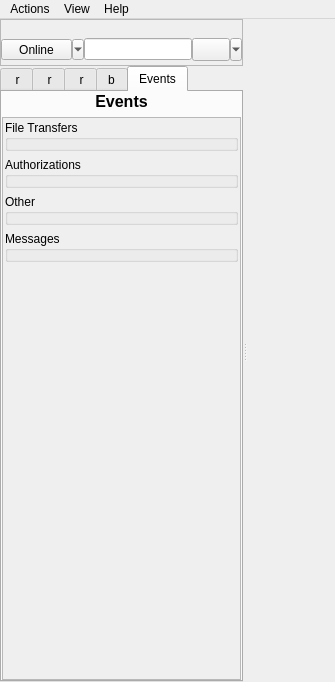
<?xml version="1.0" encoding="UTF-8"?>
<ui version="4.0">
 <class>MainWindow</class>
 <widget class="QMainWindow" name="MainWindow">
  <property name="geometry">
   <rect>
    <x>0</x>
    <y>0</y>
    <width>335</width>
    <height>682</height>
   </rect>
  </property>
  <property name="windowTitle">
   <string>Jabbim</string>
  </property>
  <property name="windowIcon">
   <iconset>
    <normaloff>images/16x16/apps/jabbim.png</normaloff>images/16x16/apps/jabbim.png</iconset>
  </property>
  <widget class="QWidget" name="centralwidget">
   <layout class="QGridLayout">
    <property name="margin">
     <number>0</number>
    </property>
    <property name="spacing">
     <number>0</number>
    </property>
    <item row="0" column="0">
     <widget class="QSplitter" name="splitter">
      <property name="orientation">
       <enum>Qt::Horizontal</enum>
      </property>
      <widget class="QStackedWidget" name="rosterStackedWidget">
       <property name="currentIndex">
        <number>1</number>
       </property>
       <widget class="QWidget" name="login">
        <layout class="QGridLayout">
         <property name="leftMargin">
          <number>0</number>
         </property>
         <property name="topMargin">
          <number>0</number>
         </property>
         <property name="rightMargin">
          <number>0</number>
         </property>
         <property name="bottomMargin">
          <number>9</number>
         </property>
         <property name="spacing">
          <number>6</number>
         </property>
         <item row="4" column="0">
          <spacer>
           <property name="orientation">
            <enum>Qt::Vertical</enum>
           </property>
           <property name="sizeHint" stdset="0">
            <size>
             <width>20</width>
             <height>40</height>
            </size>
           </property>
          </spacer>
         </item>
         <item row="3" column="0">
          <layout class="QHBoxLayout">
           <property name="spacing">
            <number>6</number>
           </property>
           <property name="margin">
            <number>0</number>
           </property>
           <item>
            <spacer>
             <property name="orientation">
              <enum>Qt::Horizontal</enum>
             </property>
             <property name="sizeHint" stdset="0">
              <size>
               <width>40</width>
               <height>20</height>
              </size>
             </property>
            </spacer>
           </item>
           <item>
            <widget class="QPushButton" name="login_connect">
             <property name="accessibleName">
              <string>Connect</string>
             </property>
             <property name="accessibleDescription">
              <string>Connect</string>
             </property>
             <property name="text">
              <string>Connect</string>
             </property>
            </widget>
           </item>
           <item>
            <spacer>
             <property name="orientation">
              <enum>Qt::Horizontal</enum>
             </property>
             <property name="sizeHint" stdset="0">
              <size>
               <width>40</width>
               <height>20</height>
              </size>
             </property>
            </spacer>
           </item>
          </layout>
         </item>
         <item row="2" column="0">
          <layout class="QVBoxLayout">
           <property name="spacing">
            <number>6</number>
           </property>
           <property name="margin">
            <number>15</number>
           </property>
           <item>
            <layout class="QVBoxLayout">
             <property name="spacing">
              <number>2</number>
             </property>
             <property name="margin">
              <number>0</number>
             </property>
             <item>
              <widget class="QLabel" name="label">
               <property name="text">
                <string>Jabber ID:</string>
               </property>
              </widget>
             </item>
             <item>
              <widget class="QLineEdit" name="login_jid"/>
             </item>
             <item>
              <widget class="QLabel" name="label_2">
               <property name="text">
                <string>Password:</string>
               </property>
              </widget>
             </item>
             <item>
              <widget class="QLineEdit" name="login_password">
               <property name="accessibleName">
                <string>Password</string>
               </property>
               <property name="accessibleDescription">
                <string>Type your password here</string>
               </property>
               <property name="echoMode">
                <enum>QLineEdit::Password</enum>
               </property>
              </widget>
             </item>
             <item>
              <widget class="QLabel" name="label_3">
               <property name="text">
                <string>Status:</string>
               </property>
              </widget>
             </item>
             <item>
              <widget class="QComboBox" name="loginStatus">
               <property name="sizePolicy">
                <sizepolicy hsizetype="Expanding" vsizetype="Fixed">
                 <horstretch>0</horstretch>
                 <verstretch>0</verstretch>
                </sizepolicy>
               </property>
               <property name="accessibleName">
                <string>Status for connection</string>
               </property>
               <property name="accessibleDescription">
                <string>Choose your status which will be used after connection</string>
               </property>
              </widget>
             </item>
            </layout>
           </item>
           <item>
            <layout class="QGridLayout">
             <property name="margin">
              <number>0</number>
             </property>
             <property name="spacing">
              <number>6</number>
             </property>
             <item row="0" column="0" rowspan="2">
              <spacer>
               <property name="orientation">
                <enum>Qt::Horizontal</enum>
               </property>
               <property name="sizeHint" stdset="0">
                <size>
                 <width>121</width>
                 <height>20</height>
                </size>
               </property>
              </spacer>
             </item>
             <item row="1" column="1">
              <widget class="QCheckBox" name="login_autoconnect">
               <property name="accessibleName">
                <string>Auto connect</string>
               </property>
               <property name="accessibleDescription">
                <string>Auto connect</string>
               </property>
               <property name="text">
                <string>Auto connect</string>
               </property>
              </widget>
             </item>
             <item row="0" column="1">
              <widget class="QCheckBox" name="login_savePassword">
               <property name="accessibleName">
                <string>Save password</string>
               </property>
               <property name="accessibleDescription">
                <string>Save password</string>
               </property>
               <property name="text">
                <string>Save Password</string>
               </property>
              </widget>
             </item>
            </layout>
           </item>
          </layout>
         </item>
         <item row="6" column="0">
          <widget class="Line" name="profilesLine">
           <property name="orientation">
            <enum>Qt::Horizontal</enum>
           </property>
          </widget>
         </item>
         <item row="1" column="0">
          <layout class="QHBoxLayout">
           <property name="spacing">
            <number>6</number>
           </property>
           <property name="margin">
            <number>0</number>
           </property>
           <item>
            <spacer>
             <property name="orientation">
              <enum>Qt::Horizontal</enum>
             </property>
             <property name="sizeHint" stdset="0">
              <size>
               <width>40</width>
               <height>20</height>
              </size>
             </property>
            </spacer>
           </item>
           <item>
            <widget class="QLabel" name="loginAvatar">
             <property name="minimumSize">
              <size>
               <width>128</width>
               <height>128</height>
              </size>
             </property>
             <property name="maximumSize">
              <size>
               <width>128</width>
               <height>128</height>
              </size>
             </property>
             <property name="text">
              <string/>
             </property>
            </widget>
           </item>
           <item>
            <spacer>
             <property name="orientation">
              <enum>Qt::Horizontal</enum>
             </property>
             <property name="sizeHint" stdset="0">
              <size>
               <width>40</width>
               <height>20</height>
              </size>
             </property>
            </spacer>
           </item>
          </layout>
         </item>
         <item row="8" column="0">
          <layout class="QHBoxLayout">
           <property name="spacing">
            <number>6</number>
           </property>
           <property name="margin">
            <number>0</number>
           </property>
           <item>
            <spacer>
             <property name="orientation">
              <enum>Qt::Horizontal</enum>
             </property>
             <property name="sizeHint" stdset="0">
              <size>
               <width>40</width>
               <height>20</height>
              </size>
             </property>
            </spacer>
           </item>
           <item>
            <widget class="QPushButton" name="registerButton">
             <property name="text">
              <string>Register</string>
             </property>
            </widget>
           </item>
           <item>
            <spacer>
             <property name="orientation">
              <enum>Qt::Horizontal</enum>
             </property>
             <property name="sizeHint" stdset="0">
              <size>
               <width>40</width>
               <height>20</height>
              </size>
             </property>
            </spacer>
           </item>
          </layout>
         </item>
         <item row="0" column="0">
          <widget class="QLabel" name="login_headerLabel">
           <property name="minimumSize">
            <size>
             <width>0</width>
             <height>95</height>
            </size>
           </property>
           <property name="pixmap">
            <pixmap>images/logo.png</pixmap>
           </property>
           <property name="alignment">
            <set>Qt::AlignCenter</set>
           </property>
          </widget>
         </item>
         <item row="5" column="0">
          <widget class="QLabel" name="profilesHeader">
           <property name="text">
            <string>&lt;html&gt;&lt;head&gt;&lt;meta name=&quot;qrichtext&quot; content=&quot;1&quot; /&gt;&lt;style type=&quot;text/css&quot;&gt;
p, li { white-space: pre-wrap; }
&lt;/style&gt;&lt;/head&gt;&lt;body style=&quot; font-family:'DejaVu Sans'; font-size:9pt; font-weight:400; font-style:normal; text-decoration:none;&quot;&gt;
&lt;p style=&quot; margin-top:0px; margin-bottom:0px; margin-left:0px; margin-right:0px; -qt-block-indent:0; text-indent:0px; font-family:'Sans Serif';&quot;&gt;&lt;span style=&quot; font-size:13pt; font-weight:600;&quot;&gt;Profiles&lt;/span&gt;&lt;/p&gt;&lt;/body&gt;&lt;/html&gt;</string>
           </property>
           <property name="alignment">
            <set>Qt::AlignCenter</set>
           </property>
          </widget>
         </item>
         <item row="7" column="0">
          <widget class="QComboBox" name="profilesList">
           <property name="accessibleName">
            <string>Profiles list</string>
           </property>
           <property name="accessibleDescription">
            <string>You can choose profile here</string>
           </property>
           <property name="iconSize">
            <size>
             <width>22</width>
             <height>22</height>
            </size>
           </property>
          </widget>
         </item>
        </layout>
       </widget>
       <widget class="QWidget" name="roster">
        <layout class="QGridLayout">
         <property name="margin">
          <number>0</number>
         </property>
         <property name="spacing">
          <number>0</number>
         </property>
         <item row="0" column="0">
          <widget class="QFrame" name="frame">
           <property name="frameShape">
            <enum>QFrame::StyledPanel</enum>
           </property>
           <property name="frameShadow">
            <enum>QFrame::Plain</enum>
           </property>
           <layout class="QGridLayout">
            <property name="horizontalSpacing">
             <number>0</number>
            </property>
            <property name="verticalSpacing">
             <number>4</number>
            </property>
            <property name="margin">
             <number>0</number>
            </property>
            <item row="0" column="0" rowspan="3">
             <widget class="QWidget" name="selfAvatarWidget" native="true">
              <property name="sizePolicy">
               <sizepolicy hsizetype="Fixed" vsizetype="Fixed">
                <horstretch>0</horstretch>
                <verstretch>0</verstretch>
               </sizepolicy>
              </property>
             </widget>
            </item>
            <item row="1" column="1">
             <widget class="QWidget" name="statusWidget2" native="true">
              <layout class="QHBoxLayout">
               <property name="spacing">
                <number>0</number>
               </property>
               <property name="margin">
                <number>0</number>
               </property>
               <item>
                <widget class="QToolButton" name="statusWidget">
                 <property name="sizePolicy">
                  <sizepolicy hsizetype="Expanding" vsizetype="Fixed">
                   <horstretch>0</horstretch>
                   <verstretch>0</verstretch>
                  </sizepolicy>
                 </property>
                 <property name="text">
                  <string>Online</string>
                 </property>
                 <property name="icon">
                  <iconset>
                   <normaloff>images/16x16/status/jabber-not_in_roster.png</normaloff>images/16x16/status/jabber-not_in_roster.png</iconset>
                 </property>
                 <property name="popupMode">
                  <enum>QToolButton::MenuButtonPopup</enum>
                 </property>
                 <property name="toolButtonStyle">
                  <enum>Qt::ToolButtonTextBesideIcon</enum>
                 </property>
                 <property name="autoRaise">
                  <bool>false</bool>
                 </property>
                 <property name="arrowType">
                  <enum>Qt::NoArrow</enum>
                 </property>
                </widget>
               </item>
              </layout>
             </widget>
            </item>
            <item row="1" column="3">
             <widget class="QToolButton" name="moodButton">
              <property name="minimumSize">
               <size>
                <width>50</width>
                <height>0</height>
               </size>
              </property>
              <property name="toolTip">
               <string>Here you can change your status</string>
              </property>
              <property name="text">
               <string/>
              </property>
              <property name="popupMode">
               <enum>QToolButton::MenuButtonPopup</enum>
              </property>
              <property name="toolButtonStyle">
               <enum>Qt::ToolButtonTextBesideIcon</enum>
              </property>
              <property name="autoRaise">
               <bool>false</bool>
              </property>
              <property name="arrowType">
               <enum>Qt::NoArrow</enum>
              </property>
             </widget>
            </item>
            <item row="0" column="1" colspan="4">
             <widget class="QLabel" name="selfName">
              <property name="text">
               <string/>
              </property>
             </widget>
            </item>
            <item row="1" column="2">
             <widget class="QLineEdit" name="statusLine">
              <property name="sizePolicy">
               <sizepolicy hsizetype="Expanding" vsizetype="Maximum">
                <horstretch>0</horstretch>
                <verstretch>0</verstretch>
               </sizepolicy>
              </property>
             </widget>
            </item>
           </layout>
          </widget>
         </item>
         <item row="1" column="0">
          <widget class="FakeTabWidget" name="mainTabWidget">
           <property name="toolTip">
            <string/>
           </property>
           <property name="autoFillBackground">
            <bool>true</bool>
           </property>
           <property name="currentIndex">
            <number>4</number>
           </property>
           <widget class="QWidget" name="rosterTab">
            <attribute name="icon">
             <iconset resource="../../resources/jabbim.qrc">
              <normaloff>:/images/16x16/categories/system-users.png</normaloff>:/images/16x16/categories/system-users.png</iconset>
            </attribute>
            <attribute name="title">
             <string> r</string>
            </attribute>
            <attribute name="toolTip">
             <string>Roster</string>
            </attribute>
            <layout class="QGridLayout">
             <property name="margin">
              <number>0</number>
             </property>
             <property name="spacing">
              <number>0</number>
             </property>
             <item row="3" column="0">
              <layout class="QHBoxLayout">
               <property name="spacing">
                <number>6</number>
               </property>
               <property name="margin">
                <number>0</number>
               </property>
               <item>
                <widget class="QLabel" name="rosterSearchLabel">
                 <property name="text">
                  <string>User search:</string>
                 </property>
                </widget>
               </item>
               <item>
                <widget class="QLineEdit" name="rosterSearch"/>
               </item>
               <item>
                <widget class="QToolButton" name="rosterSearchClose">
                 <property name="text">
                  <string/>
                 </property>
                 <property name="icon">
                  <iconset>
                   <normaloff>images/16x16/actions/process-stop.png</normaloff>images/16x16/actions/process-stop.png</iconset>
                 </property>
                 <property name="toolButtonStyle">
                  <enum>Qt::ToolButtonTextBesideIcon</enum>
                 </property>
                </widget>
               </item>
              </layout>
             </item>
             <item row="0" column="0">
              <widget class="QWidget" name="transportsWidget" native="true">
               <property name="maximumSize">
                <size>
                 <width>16777215</width>
                 <height>40</height>
                </size>
               </property>
              </widget>
             </item>
             <item row="1" column="0">
              <widget class="QWidget" name="selectedItemStyle" native="true"/>
             </item>
             <item row="5" column="0">
              <widget class="QWidget" name="rosterWidget" native="true"/>
             </item>
             <item row="2" column="0">
              <widget class="QWidget" name="groupStyleWidget" native="true"/>
             </item>
             <item row="3" column="0">
              <widget class="QWidget" name="userStyleWidget" native="true"/>
             </item>
            </layout>
           </widget>
           <widget class="QWidget" name="favTab">
            <attribute name="icon">
             <iconset>
              <normaloff>images/16x16/categories/srdce-cele.png</normaloff>images/16x16/categories/srdce-cele.png</iconset>
            </attribute>
            <attribute name="title">
             <string> r</string>
            </attribute>
            <attribute name="toolTip">
             <string>Favourite</string>
            </attribute>
           </widget>
           <widget class="QWidget" name="contentTab">
            <attribute name="icon">
             <iconset>
              <normaloff>images/16x16/actions/anchor.png</normaloff>images/16x16/actions/anchor.png</iconset>
            </attribute>
            <attribute name="title">
             <string> r</string>
            </attribute>
            <attribute name="toolTip">
             <string>Jabbim Content</string>
            </attribute>
           </widget>
           <widget class="QWidget" name="bookmarksTab">
            <attribute name="icon">
             <iconset resource="../../resources/jabbim.qrc">
              <normaloff>:/images/16x16/categories/bookmarks.png</normaloff>:/images/16x16/categories/bookmarks.png</iconset>
            </attribute>
            <attribute name="title">
             <string>b</string>
            </attribute>
            <attribute name="toolTip">
             <string>Bookmarks</string>
            </attribute>
            <layout class="QGridLayout">
             <property name="margin">
              <number>9</number>
             </property>
             <property name="spacing">
              <number>6</number>
             </property>
             <item row="1" column="0" colspan="2">
              <widget class="QTreeWidget" name="bookmarks">
               <property name="alternatingRowColors">
                <bool>true</bool>
               </property>
               <property name="rootIsDecorated">
                <bool>false</bool>
               </property>
               <column>
                <property name="text">
                 <string>Name</string>
                </property>
               </column>
               <column>
                <property name="text">
                 <string>Jid</string>
                </property>
               </column>
              </widget>
             </item>
             <item row="2" column="0">
              <spacer>
               <property name="orientation">
                <enum>Qt::Horizontal</enum>
               </property>
               <property name="sizeHint" stdset="0">
                <size>
                 <width>131</width>
                 <height>20</height>
                </size>
               </property>
              </spacer>
             </item>
             <item row="2" column="1">
              <widget class="QPushButton" name="mucBrowserButton">
               <property name="text">
                <string>MUC Browser</string>
               </property>
              </widget>
             </item>
             <item row="0" column="0" colspan="2">
              <widget class="QLabel" name="bookmarks_headerLabel">
               <property name="text">
                <string>&lt;html&gt;&lt;head&gt;&lt;meta name=&quot;qrichtext&quot; content=&quot;1&quot; /&gt;&lt;style type=&quot;text/css&quot;&gt;
p, li { white-space: pre-wrap; }
&lt;/style&gt;&lt;/head&gt;&lt;body style=&quot; font-family:'Sans Serif'; font-size:9pt; font-weight:400; font-style:normal; text-decoration:none;&quot;&gt;
&lt;p style=&quot; margin-top:0px; margin-bottom:0px; margin-left:0px; margin-right:0px; -qt-block-indent:0; text-indent:0px; font-family:'DejaVu Sans';&quot;&gt;&lt;span style=&quot; font-size:12pt; font-weight:600;&quot;&gt;Bookmarks&lt;/span&gt;&lt;/p&gt;&lt;/body&gt;&lt;/html&gt;</string>
               </property>
               <property name="alignment">
                <set>Qt::AlignCenter</set>
               </property>
              </widget>
             </item>
            </layout>
           </widget>
           <widget class="QWidget" name="eventsTab">
            <attribute name="icon">
             <iconset resource="../../resources/jabbim.qrc">
              <normaloff>:/images/16x16/categories/event.png</normaloff>:/images/16x16/categories/event.png</iconset>
            </attribute>
            <attribute name="title">
             <string>Events</string>
            </attribute>
            <attribute name="toolTip">
             <string>Events</string>
            </attribute>
            <layout class="QGridLayout">
             <property name="margin">
              <number>0</number>
             </property>
             <property name="spacing">
              <number>6</number>
             </property>
             <item row="1" column="0">
              <widget class="QScrollArea" name="Form">
               <property name="windowTitle">
                <string>Form</string>
               </property>
               <property name="horizontalScrollBarPolicy">
                <enum>Qt::ScrollBarAlwaysOff</enum>
               </property>
               <property name="widgetResizable">
                <bool>true</bool>
               </property>
               <property name="alignment">
                <set>Qt::AlignLeading|Qt::AlignLeft|Qt::AlignTop</set>
               </property>
               <widget class="QWidget" name="scrollAreaWidgetContents">
                <property name="geometry">
                 <rect>
                  <x>0</x>
                  <y>0</y>
                  <width>243</width>
                  <height>539</height>
                 </rect>
                </property>
                <layout class="QGridLayout" name="gridLayout">
                 <property name="margin">
                  <number>2</number>
                 </property>
                 <item row="0" column="0">
                  <widget class="QGroupBox" name="fileTransfers">
                   <property name="minimumSize">
                    <size>
                     <width>0</width>
                     <height>30</height>
                    </size>
                   </property>
                   <property name="title">
                    <string>File Transfers</string>
                   </property>
                  </widget>
                 </item>
                 <item row="1" column="0">
                  <widget class="QGroupBox" name="authorizations">
                   <property name="minimumSize">
                    <size>
                     <width>0</width>
                     <height>30</height>
                    </size>
                   </property>
                   <property name="title">
                    <string>Authorizations</string>
                   </property>
                  </widget>
                 </item>
                 <item row="2" column="0">
                  <widget class="QGroupBox" name="other">
                   <property name="minimumSize">
                    <size>
                     <width>0</width>
                     <height>30</height>
                    </size>
                   </property>
                   <property name="title">
                    <string>Other</string>
                   </property>
                  </widget>
                 </item>
                 <item row="3" column="0">
                  <widget class="QGroupBox" name="messages">
                   <property name="minimumSize">
                    <size>
                     <width>0</width>
                     <height>30</height>
                    </size>
                   </property>
                   <property name="title">
                    <string>Messages</string>
                   </property>
                  </widget>
                 </item>
                 <item row="4" column="0">
                  <spacer name="verticalSpacer">
                   <property name="orientation">
                    <enum>Qt::Vertical</enum>
                   </property>
                   <property name="sizeHint" stdset="0">
                    <size>
                     <width>20</width>
                     <height>40</height>
                    </size>
                   </property>
                  </spacer>
                 </item>
                </layout>
               </widget>
              </widget>
             </item>
             <item row="0" column="0">
              <widget class="QLabel" name="eventsLabel">
               <property name="text">
                <string>&lt;html&gt;&lt;head&gt;&lt;meta name=&quot;qrichtext&quot; content=&quot;1&quot; /&gt;&lt;style type=&quot;text/css&quot;&gt;
p, li { white-space: pre-wrap; }
&lt;/style&gt;&lt;/head&gt;&lt;body style=&quot; font-family:'DejaVu Sans'; font-size:8pt; font-weight:400; font-style:normal; text-decoration:none;&quot;&gt;
&lt;p style=&quot; margin-top:0px; margin-bottom:0px; margin-left:0px; margin-right:0px; -qt-block-indent:0; text-indent:0px; font-size:9pt;&quot;&gt;&lt;span style=&quot; font-size:12pt; font-weight:600;&quot;&gt;Events&lt;/span&gt;&lt;/p&gt;&lt;/body&gt;&lt;/html&gt;</string>
               </property>
               <property name="alignment">
                <set>Qt::AlignCenter</set>
               </property>
              </widget>
             </item>
            </layout>
           </widget>
          </widget>
         </item>
        </layout>
       </widget>
       <widget class="QWidget" name="splash">
        <layout class="QVBoxLayout">
         <property name="spacing">
          <number>6</number>
         </property>
         <property name="margin">
          <number>9</number>
         </property>
         <item>
          <spacer>
           <property name="orientation">
            <enum>Qt::Vertical</enum>
           </property>
           <property name="sizeHint" stdset="0">
            <size>
             <width>20</width>
             <height>40</height>
            </size>
           </property>
          </spacer>
         </item>
         <item>
          <widget class="QLabel" name="splashImage">
           <property name="pixmap">
            <pixmap/>
           </property>
           <property name="alignment">
            <set>Qt::AlignBottom|Qt::AlignHCenter</set>
           </property>
          </widget>
         </item>
         <item>
          <widget class="QLabel" name="loginInfo">
           <property name="alignment">
            <set>Qt::AlignCenter</set>
           </property>
          </widget>
         </item>
         <item>
          <layout class="QHBoxLayout">
           <property name="spacing">
            <number>6</number>
           </property>
           <property name="margin">
            <number>0</number>
           </property>
           <item>
            <widget class="QProgressBar" name="splashProgress">
             <property name="value">
              <number>0</number>
             </property>
             <property name="textVisible">
              <bool>false</bool>
             </property>
             <property name="orientation">
              <enum>Qt::Horizontal</enum>
             </property>
             <property name="invertedAppearance">
              <bool>false</bool>
             </property>
            </widget>
           </item>
           <item>
            <widget class="QPushButton" name="login_cancel">
             <property name="text">
              <string>Cancel</string>
             </property>
            </widget>
           </item>
          </layout>
         </item>
        </layout>
       </widget>
      </widget>
      <widget class="QWidget" name="mdiWidget" native="true"/>
     </widget>
    </item>
   </layout>
  </widget>
  <widget class="QMenuBar" name="menubar">
   <property name="geometry">
    <rect>
     <x>0</x>
     <y>0</y>
     <width>335</width>
     <height>25</height>
    </rect>
   </property>
   <widget class="QMenu" name="menuView">
    <property name="title">
     <string>View</string>
    </property>
    <addaction name="actionShow_offline"/>
    <addaction name="actionShow_transports"/>
   </widget>
   <widget class="QMenu" name="menuHelp">
    <property name="title">
     <string>Help</string>
    </property>
    <addaction name="actionAbout"/>
    <addaction name="actionSupport"/>
    <addaction name="actionSendJabbimLog"/>
   </widget>
   <widget class="QMenu" name="menuAkce">
    <property name="title">
     <string>Actions</string>
    </property>
    <widget class="QMenu" name="menuPlugins">
     <property name="title">
      <string>Plugins</string>
     </property>
    </widget>
    <addaction name="actionJoin_groupchat"/>
    <addaction name="actionAdd_Contact"/>
    <addaction name="actionStart_Chat"/>
    <addaction name="actionService_Discovery"/>
    <addaction name="actionPrivacy_list_editor"/>
    <addaction name="actionIdentity"/>
    <addaction name="separator"/>
    <addaction name="menuPlugins"/>
    <addaction name="separator"/>
    <addaction name="actionPreferences"/>
    <addaction name="actionProfiles"/>
    <addaction name="separator"/>
    <addaction name="actionQuit"/>
   </widget>
   <addaction name="menuAkce"/>
   <addaction name="menuView"/>
   <addaction name="menuHelp"/>
  </widget>
  <action name="actionPreferences">
   <property name="icon">
    <iconset>
     <normaloff>images/16x16/categories/gtk-preferences.png</normaloff>images/16x16/categories/gtk-preferences.png</iconset>
   </property>
   <property name="text">
    <string>Preferences</string>
   </property>
  </action>
  <action name="actionQuit">
   <property name="icon">
    <iconset>
     <normaloff>images/16x16/actions/gtk-quit.png</normaloff>images/16x16/actions/gtk-quit.png</iconset>
   </property>
   <property name="text">
    <string>Quit</string>
   </property>
  </action>
  <action name="actionAdd_Contact">
   <property name="icon">
    <iconset>
     <normaloff>images/16x16/actions/gtk-add.png</normaloff>images/16x16/actions/gtk-add.png</iconset>
   </property>
   <property name="text">
    <string>Add Contact</string>
   </property>
  </action>
  <action name="actionAbout">
   <property name="icon">
    <iconset>
     <normaloff>images/16x16/actions/about.png</normaloff>images/16x16/actions/about.png</iconset>
   </property>
   <property name="text">
    <string>About</string>
   </property>
  </action>
  <action name="actionService_Discovery">
   <property name="icon">
    <iconset>
     <normaloff>images/16x16/actions/service-discovery.png</normaloff>images/16x16/actions/service-discovery.png</iconset>
   </property>
   <property name="text">
    <string>Service Discovery</string>
   </property>
  </action>
  <action name="actionMUC_Browser">
   <property name="text">
    <string>MUC Browser</string>
   </property>
  </action>
  <action name="actionPrivacy_list_editor">
   <property name="text">
    <string>Privacy list editor</string>
   </property>
  </action>
  <action name="actionIdentity">
   <property name="icon">
    <iconset>
     <normaloff>images/16x16/categories/v-card.png</normaloff>images/16x16/categories/v-card.png</iconset>
   </property>
   <property name="text">
    <string>Identity</string>
   </property>
  </action>
  <action name="actionProfiles">
   <property name="text">
    <string>Profiles</string>
   </property>
  </action>
  <action name="actionJoin_groupchat">
   <property name="text">
    <string>Join groupchat</string>
   </property>
  </action>
  <action name="actionBrowse_rooms">
   <property name="text">
    <string>Browse rooms</string>
   </property>
  </action>
  <action name="actionSupport">
   <property name="text">
    <string>Support</string>
   </property>
  </action>
  <action name="actionSendJabbimLog">
   <property name="text">
    <string>Send Jabbim Log</string>
   </property>
  </action>
  <action name="actionStart_Chat">
   <property name="text">
    <string>Start Chat</string>
   </property>
  </action>
  <action name="actionShow_offline">
   <property name="checkable">
    <bool>true</bool>
   </property>
   <property name="text">
    <string>Show offline contacts</string>
   </property>
  </action>
  <action name="actionShow_transports">
   <property name="checkable">
    <bool>true</bool>
   </property>
   <property name="text">
    <string>Show transports</string>
   </property>
  </action>
 </widget>
 <customwidgets>
  <customwidget>
   <class>FakeTabWidget</class>
   <extends>QTabWidget</extends>
   <header>fakeTabWidget.h</header>
   <container>1</container>
  </customwidget>
 </customwidgets>
 <resources>
  <include location="../../resources/jabbim.qrc"/>
 </resources>
 <connections>
  <connection>
   <sender>login_password</sender>
   <signal>returnPressed()</signal>
   <receiver>login_connect</receiver>
   <slot>click()</slot>
   <hints>
    <hint type="sourcelabel">
     <x>200</x>
     <y>236</y>
    </hint>
    <hint type="destinationlabel">
     <x>158</x>
     <y>352</y>
    </hint>
   </hints>
  </connection>
  <connection>
   <sender>login_jid</sender>
   <signal>returnPressed()</signal>
   <receiver>login_connect</receiver>
   <slot>click()</slot>
   <hints>
    <hint type="sourcelabel">
     <x>231</x>
     <y>206</y>
    </hint>
    <hint type="destinationlabel">
     <x>158</x>
     <y>352</y>
    </hint>
   </hints>
  </connection>
  <connection>
   <sender>login_savePassword</sender>
   <signal>clicked(bool)</signal>
   <receiver>login_autoconnect</receiver>
   <slot>setEnabled(bool)</slot>
   <hints>
    <hint type="sourcelabel">
     <x>177</x>
     <y>307</y>
    </hint>
    <hint type="destinationlabel">
     <x>171</x>
     <y>332</y>
    </hint>
   </hints>
  </connection>
  <connection>
   <sender>moodButton</sender>
   <signal>clicked()</signal>
   <receiver>moodButton</receiver>
   <slot>showMenu()</slot>
   <hints>
    <hint type="sourcelabel">
     <x>222</x>
     <y>48</y>
    </hint>
    <hint type="destinationlabel">
     <x>209</x>
     <y>49</y>
    </hint>
   </hints>
  </connection>
 </connections>
</ui>
